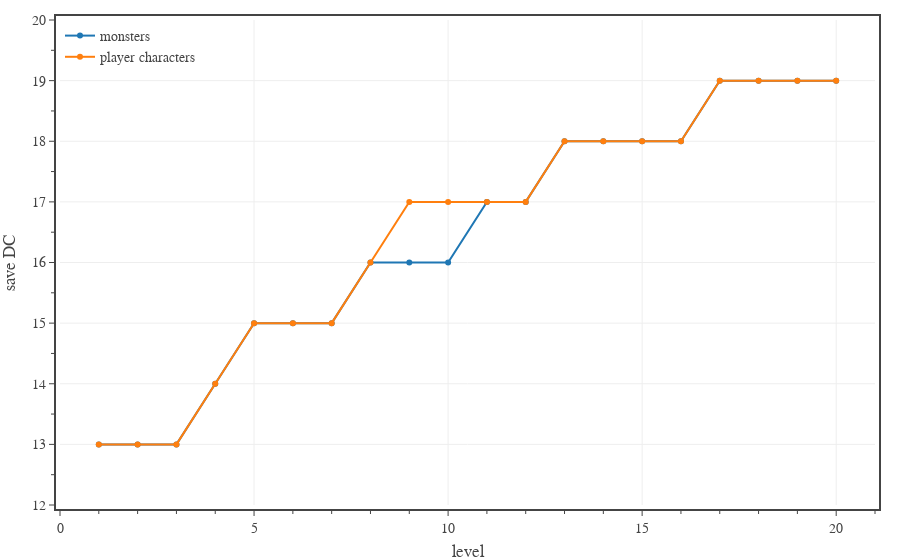

Notebook code cell kept with this figure:
### Code cell
# plots average save DC 

pc = {
    'level':      [ 1, 2, 3, 4, 5, 6, 7, 8, 9,10,11,12,13,14,15,16,17,18,19,20],
    'attack mod': [ 3, 3, 3, 4, 4, 4, 4, 5, 5, 5, 5, 5, 5, 5, 5, 5, 5, 5, 5, 5],
    'prof bonus': [ 2, 2, 2, 2, 3, 3, 3, 3, 4, 4, 4, 4, 5, 5, 5, 5, 6, 6, 6, 6],
}
pc['attack bonus'] = [pc['attack mod'][i] + pc['prof bonus'][i] for i in range(20)]
pc['save dc'] = [pc['attack bonus'][i] + 8 for i in range(20)]

def save_fail_prob(SB, DC):
    return max(0.0, min(1.0, 0.05*(DC - SB - 1)))

dfD = pd.read_csv('../../assets/data/dmg-targets.csv') # 'CR','PB','AC','AB','DC'
dfD = dfD[dfD['CR'].between(1, 20)]

# create figure
fig = go.Figure(
    layout=go.Layout(
        template=TFB_TEMPLATE,
        margin=dict(l=60, r=25, b=55, t=20, pad=4),
        xaxis=dict(
            title_text='level',
            range=[0,21],
            tick0=0, dtick=5,
            minor=dict(tick0=0, dtick=1),
        ),
        yaxis=dict(
            title_text='save DC',
            range=[12,20],
            tick0=0, dtick=1,
            minor=dict(tick0=0, dtick=0.5),
        ),
        legend=dict(
            xanchor='left', yanchor='top',
            x=0.00, y=1.00,
            orientation='v',
            tracegroupgap=0,
        )
    )
)

# plot monster save DCs
fig.add_trace(go.Scatter(
    x=np.array(pc['level']), 
    y=np.array(dfD['DC']),
    mode='markers+lines', 
    name='monsters',
    hovertemplate=
        'Level %{x}<br>'+
        'Save DC %{y:,.0f}' + 
        '<extra></extra>'
))

# plot player character save DCs
fig.add_trace(go.Scatter(
    x=np.array(pc['level']), 
    y=np.array(pc['save dc']),
    mode='markers+lines', 
    name='player characters',
    hovertemplate=
        'Level %{x}<br>'+
        'Save DC %{y:,.0f}' + 
        '<extra></extra>'
))


# show figure
fig.show(config=TFB_CONFIG)

# save large format figure
if SAVEFIGS:
    file_name = f'./fig-save-dc-vs-level-large.html'
    fig_html = fig.to_html(
        config=TFB_CONFIG,
        include_plotlyjs=False, 
        full_html=False, 
    )
    fig_soup = BeautifulSoup(fig_html, 'html.parser')
    fig_soup.div['class'] = 'plotly-div-large'
    with open(file_name, 'wb') as fout:
        fout.write(fig_soup.prettify('utf-8'))

# save small format figure
if SAVEFIGS:
    fig.update_traces(marker=dict(size=4))
    fig.update_layout(font=dict(size=10))
    file_name = f'./fig-save-dc-vs-level-small.html'
    fig_html = fig.to_html(
        config=TFB_CONFIG,
        include_plotlyjs=False, 
        full_html=False, 
    )
    fig_soup = BeautifulSoup(fig_html, 'html.parser')
    fig_soup.div['class'] = 'plotly-div-small'
    with open(file_name, 'wb') as fout:
        fout.write(fig_soup.prettify('utf-8'))

### Figure 1 — Plotly figure (JSON) as saved in the notebook; plotly's stock layout.template omitted (floating-point values rounded to 4 significant figures)
{"data": [{"hovertemplate": "Level %{x}<br>Save DC %{y:,.0f}<extra></extra>", "mode": "markers+lines", "name": "monsters", "type": "scatter", "x": [1, 2, 3, 4, 5, 6, 7, 8, 9, 10, 11, 12, 13, 14, 15, 16, 17, 18, 19, 20], "y": [13, 13, 13, 14, 15, 15, 15, 16, 16, 16, 17, 17, 18, 18, 18, 18, 19, 19, 19, 19]}, {"hovertemplate": "Level %{x}<br>Save DC %{y:,.0f}<extra></extra>", "mode": "markers+lines", "name": "player characters", "type": "scatter", "x": [1, 2, 3, 4, 5, 6, 7, 8, 9, 10, 11, 12, 13, 14, 15, 16, 17, 18, 19, 20], "y": [13, 13, 13, 14, 15, 15, 15, 16, 17, 17, 17, 17, 18, 18, 18, 18, 19, 19, 19, 19]}], "layout": {"legend": {"orientation": "v", "tracegroupgap": 0, "x": 0, "xanchor": "left", "y": 1, "yanchor": "top"}, "margin": {"b": 55, "l": 60, "pad": 4, "r": 25, "t": 20}, "xaxis": {"dtick": 5, "minor": {"dtick": 1, "tick0": 0}, "range": [0, 21], "tick0": 0, "title": {"text": "level"}}, "yaxis": {"dtick": 1, "minor": {"dtick": 0.5, "tick0": 0}, "range": [12, 20], "tick0": 0, "title": {"text": "save DC"}}}}
